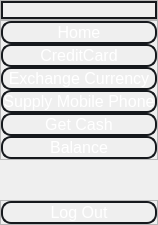
     <widget class="QCustomSlideMenu" name="leftMenuContainer" native="true">
      <property name="maximumSize">
       <size>
        <width>45</width>
        <height>16777215</height>
       </size>
      </property>
      <layout class="QVBoxLayout" name="verticalLayout">
       <property name="spacing">
        <number>0</number>
       </property>
       <property name="leftMargin">
        <number>0</number>
       </property>
       <property name="topMargin">
        <number>0</number>
       </property>
       <property name="rightMargin">
        <number>0</number>
       </property>
       <property name="bottomMargin">
        <number>0</number>
       </property>
       <item alignment="Qt::AlignLeft">
        <widget class="QWidget" name="leftMenuSubContainer" native="true">
         <property name="styleSheet">
          <string notr="true">QPushButton{
	border: 2px solid #16191d;
	border-radius: 10px;
	background-color: transparent;
	color: #fff;
}
QPushButton:hover:!pressed
{
  border: 3px solid blue;
}</string>
         </property>
         <layout class="QVBoxLayout" name="verticalLayout_2">
          <property name="spacing">
           <number>0</number>
          </property>
          <property name="leftMargin">
           <number>0</number>
          </property>
          <property name="topMargin">
           <number>0</number>
          </property>
          <property name="rightMargin">
           <number>0</number>
          </property>
          <property name="bottomMargin">
           <number>0</number>
          </property>
          <item>
           <widget class="QFrame" name="frame">
            <property name="frameShape">
             <enum>QFrame::StyledPanel</enum>
            </property>
            <property name="frameShadow">
             <enum>QFrame::Raised</enum>
            </property>
            <layout class="QVBoxLayout" name="verticalLayout_3">
             <property name="spacing">
              <number>0</number>
             </property>
             <property name="leftMargin">
              <number>0</number>
             </property>
             <property name="topMargin">
              <number>0</number>
             </property>
             <property name="rightMargin">
              <number>0</number>
             </property>
             <property name="bottomMargin">
              <number>0</number>
             </property>
             <item>
              <widget class="QPushButton" name="menuBtn">
               <property name="toolTip">
                <string>Menu</string>
               </property>
               <property name="text">
                <string/>
               </property>
               <property name="icon">
                <iconset resource="resources.qrc">
                 <normaloff>:/resources/resources/align-justify.svg</normaloff>:/resources/resources/align-justify.svg</iconset>
               </property>
               <property name="iconSize">
                <size>
                 <width>24</width>
                 <height>24</height>
                </size>
               </property>
               <property name="shortcut">
                <string>H</string>
               </property>
              </widget>
             </item>
            </layout>
           </widget>
          </item>
          <item alignment="Qt::AlignTop">
           <widget class="QFrame" name="frame_2">
            <property name="frameShape">
             <enum>QFrame::StyledPanel</enum>
            </property>
            <property name="frameShadow">
             <enum>QFrame::Raised</enum>
            </property>
            <layout class="QVBoxLayout" name="verticalLayout_4">
             <property name="spacing">
              <number>0</number>
             </property>
             <property name="leftMargin">
              <number>0</number>
             </property>
             <property name="topMargin">
              <number>0</number>
             </property>
             <property name="rightMargin">
              <number>0</number>
             </property>
             <property name="bottomMargin">
              <number>0</number>
             </property>
             <item>
              <widget class="QPushButton" name="homeBtn">
               <property name="font">
                <font>
                 <pointsize>12</pointsize>
                </font>
               </property>
               <property name="toolTip">
                <string>Home</string>
               </property>
               <property name="text">
                <string>Home</string>
               </property>
               <property name="icon">
                <iconset resource="resources.qrc">
                 <normaloff>:/resources/resources/home.svg</normaloff>:/resources/resources/home.svg</iconset>
               </property>
               <property name="iconSize">
                <size>
                 <width>24</width>
                 <height>24</height>
                </size>
               </property>
               <property name="shortcut">
                <string>1</string>
               </property>
              </widget>
             </item>
             <item>
              <widget class="QPushButton" name="creditCardBtn">
               <property name="font">
                <font>
                 <pointsize>12</pointsize>
                </font>
               </property>
               <property name="toolTip">
                <string>CreditCard</string>
               </property>
               <property name="text">
                <string>CreditCard</string>
               </property>
               <property name="icon">
                <iconset resource="resources.qrc">
                 <normaloff>:/resources/resources/credit-card.svg</normaloff>:/resources/resources/credit-card.svg</iconset>
               </property>
               <property name="iconSize">
                <size>
                 <width>24</width>
                 <height>24</height>
                </size>
               </property>
               <property name="shortcut">
                <string>2</string>
               </property>
               <property name="flat">
                <bool>false</bool>
               </property>
              </widget>
             </item>
             <item>
              <widget class="QPushButton" name="exchangeCurrencyBtn">
               <property name="font">
                <font>
                 <pointsize>12</pointsize>
                </font>
               </property>
               <property name="toolTip">
                <string>Exchange Currency</string>
               </property>
               <property name="text">
                <string>Exchange Currency</string>
               </property>
               <property name="icon">
                <iconset resource="resources.qrc">
                 <normaloff>:/resources/resources/dollar-sign.svg</normaloff>:/resources/resources/dollar-sign.svg</iconset>
               </property>
               <property name="iconSize">
                <size>
                 <width>24</width>
                 <height>24</height>
                </size>
               </property>
               <property name="shortcut">
                <string>3</string>
               </property>
              </widget>
             </item>
             <item>
              <widget class="QPushButton" name="supplyMobilePhoneBtn">
               <property name="font">
                <font>
                 <pointsize>12</pointsize>
                </font>
               </property>
               <property name="toolTip">
                <string>Supply Mobile Phone</string>
               </property>
               <property name="text">
                <string>Supply Mobile Phone</string>
               </property>
               <property name="icon">
                <iconset resource="resources.qrc">
                 <normaloff>:/resources/resources/smartphone.svg</normaloff>:/resources/resources/smartphone.svg</iconset>
               </property>
               <property name="iconSize">
                <size>
                 <width>24</width>
                 <height>24</height>
                </size>
               </property>
               <property name="shortcut">
                <string>4</string>
               </property>
              </widget>
             </item>
             <item>
              <widget class="QPushButton" name="cashBtn">
               <property name="font">
                <font>
                 <pointsize>12</pointsize>
                </font>
               </property>
               <property name="text">
                <string>Get Cash</string>
               </property>
               <property name="icon">
                <iconset resource="resources.qrc">
                 <normaloff>:/resources/resources/3766030.png</normaloff>:/resources/resources/3766030.png</iconset>
               </property>
               <property name="iconSize">
                <size>
                 <width>24</width>
                 <height>24</height>
                </size>
               </property>
               <property name="shortcut">
                <string>5</string>
               </property>
              </widget>
             </item>
             <item>
              <widget class="QPushButton" name="pushButton_3">
               <property name="font">
                <font>
                 <pointsize>12</pointsize>
                </font>
               </property>
               <property name="text">
                <string>Balance</string>
               </property>
               <property name="icon">
                <iconset resource="resources.qrc">
                 <normaloff>:/resources/resources/user.svg</normaloff>:/resources/resources/user.svg</iconset>
               </property>
               <property name="iconSize">
                <size>
                 <width>24</width>
                 <height>24</height>
                </size>
               </property>
               <property name="shortcut">
                <string>B</string>
               </property>
              </widget>
             </item>
            </layout>
           </widget>
          </item>
          <item>
           <spacer name="verticalSpacer">
            <property name="orientation">
             <enum>Qt::Vertical</enum>
            </property>
            <property name="sizeHint" stdset="0">
             <size>
              <width>20</width>
              <height>40</height>
             </size>
            </property>
           </spacer>
          </item>
          <item>
           <widget class="QFrame" name="frame_3">
            <property name="frameShape">
             <enum>QFrame::StyledPanel</enum>
            </property>
            <property name="frameShadow">
             <enum>QFrame::Raised</enum>
            </property>
            <layout class="QVBoxLayout" name="verticalLayout_5">
             <property name="spacing">
              <number>0</number>
             </property>
             <property name="leftMargin">
              <number>0</number>
             </property>
             <property name="topMargin">
              <number>0</number>
             </property>
             <property name="rightMargin">
              <number>0</number>
             </property>
             <property name="bottomMargin">
              <number>0</number>
             </property>
             <item>
              <widget class="QPushButton" name="logOutBtn">
               <property name="font">
                <font>
                 <pointsize>12</pointsize>
                </font>
               </property>
               <property name="toolTip">
                <string>Log Out</string>
               </property>
               <property name="text">
                <string>Log Out</string>
               </property>
               <property name="icon">
                <iconset resource="resources.qrc">
                 <normaloff>:/resources/resources/log-out.svg</normaloff>:/resources/resources/log-out.svg</iconset>
               </property>
               <property name="iconSize">
                <size>
                 <width>24</width>
                 <height>24</height>
                </size>
               </property>
               <property name="shortcut">
                <string>Esc</string>
               </property>
              </widget>
             </item>
            </layout>
           </widget>
          </item>
         </layout>
        </widget>
       </item>
      </layout>
     </widget>
